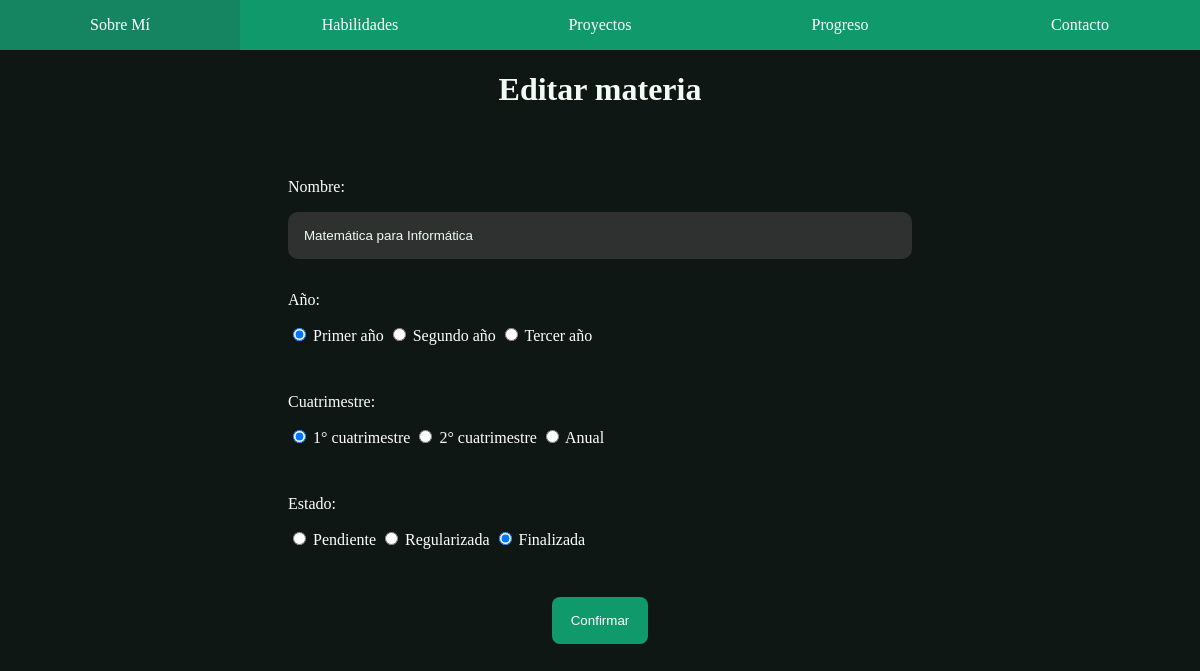
The app's page /index.php?action=edit&materia_id=2 with its own data.
### tables this page shows
CREATE TABLE IF NOT EXISTS materias(
    materia_id INT AUTO_INCREMENT PRIMARY KEY,
    nombre VARCHAR(100) NOT NULL,
    anio INT NOT NULL,
    cuatrimestre varchar(10) NOT NULL,
    estado varchar(25) NOT NULL,
    oculta BOOLEAN NOT NULL DEFAULT FALSE
);

### controllers/MateriaController.php (called while the page is built, shortened)
<?php
require_once __DIR__ . "/../config/database.php";
require_once __DIR__ . "/../models/Materia.php";
    class MateriaController {
        private $materiaModel;
        public function __construct() {
            global $conexion;
            $this->materiaModel = new Materia($conexion);
        }
        public function edit() {
            $id = isset($_GET["materia_id"]) ? (int)$_GET["materia_id"] : 0;
            $materia = $this->materiaModel->getById($id);
            require __DIR__ . "/../views/users/edit.php";
        }
    }
?>

### models/Materia.php (called while the page is built, shortened)
<?php
class Materia
{
    private $conexion;
    public function __construct($conexion)
    {
        $this->conexion = $conexion;
    }
    public function getById($id)
    {
        $s = $this->conexion->prepare("SELECT * FROM materias WHERE materia_id = ? AND oculta = FALSE");
        $s->bind_param("i", $id);
        $s->execute();
        return $s->get_result()->fetch_assoc();
    }
}

### views/users/edit.php (the view, shortened to what this page needs)
<?php
require __DIR__ . "/../layouts/header.php"
?>
<h1>Editar materia</h1>
<form action="index.php?action=update" method="POST" class="formMateria">
    <div class="formRow">
        <label for="name">Nombre: </label>
        <input type="text" class="textInput" name="nombre" id="name" value="<?= htmlspecialchars($materia["nombre"]) ?>">
    </div>
    <div class="formRow">
        <label>Año: </label>
        <div>
            <label>
                <input type="radio" name="anio" value="1" <?= ($materia['anio'] === 1) ? 'checked' : '' ?> required>
                Primer año
            </label>
            <label>
                <input type="radio" name="anio" value="2" <?= ($materia['anio'] === 2) ? 'checked' : '' ?>>
                Segundo año
            </label>
            <label>
                <input type="radio" name="anio" value="3" <?= ($materia['anio'] === 3) ? 'checked' : '' ?>>
                Tercer año
            </label>
        </div>
    </div>
    <div class="formRow">
        <label>Cuatrimestre: </label>
        <div>
            <label>
                <input type="radio" name="cuatrimestre" value="1" <?= ($materia['cuatrimestre'] === '1') ? 'checked' : '' ?> required>
                1° cuatrimestre
            </label>
            <label>
                <input type="radio" name="cuatrimestre" value="2" <?= ($materia['cuatrimestre'] === '2') ? 'checked' : '' ?>>
                2° cuatrimestre
            </label>
            <label>
                <input type="radio" name="cuatrimestre" value="Anual" <?= ($materia['cuatrimestre'] === 'Anual') ? 'checked' : '' ?>>
                Anual
            </label>
        </div>
    </div>
    <div class="formRow">
        <label>Estado: </label>
        <div>
            <label>
                <input type="radio" name="estado" value="Pendiente" <?= ($materia['estado'] === 'Pendiente') ? 'checked' : '' ?> required>
                Pendiente
            </label>
            <label>
                <input type="radio" name="estado" value="Regularizada" <?= ($materia['estado'] === 'Regularizada') ? 'checked' : '' ?>>
                Regularizada
            </label>
            <label>
                <input type="radio" name="estado" value="Finalizada" <?= ($materia['estado'] === 'Finalizada') ? 'checked' : '' ?>>
                Finalizada
            </label>
        </div>
    </div>
    <div class="center">
        <button type="submit" class="submitBtn">Confirmar</button>
    </div>
</form>
<?php require __DIR__ . "/../layouts/footer.php" ?>

### public/css/index.css (style rules this page uses)
:root { --color-fondo: #0f1715; --bg-card: #2f3130; --accent: #109a6c; --primary-text: #f0fdf4; --secondary-text: #9ca3af; --borders: #588371; }
html { scroll-behavior: smooth; }
* { box-sizing: border-box; color: white; }
body { margin: 0; background-color: var(--color-fondo); }
button { cursor: pointer; color: black; }
h1 { color: var(--primary-text); }
h1, .flexContainer, .navLink, .center, .skillsContainer, h2 { display: flex; justify-content: center; }

### public/css/form.css (style rules this page uses)
label { display: inline-block; margin-bottom: 1rem; }
.textInput { display: block; width: 100%; padding: 1rem; background-color: var(--bg-card); color: var(--primary-text); border: none; border-radius: 10px; }
.formMateria { margin: 0 auto; max-width: 60vw; padding: 3rem; border-radius: 16px; }
.formRow { margin-bottom: 2rem; }
.submitBtn { padding: 1rem 1.2rem; background-color: var(--accent); border-radius: 8px; border: none; color: white; }

### records on screen
materias: nombre "Matemática para Informática", anio "☑ Primer año", anio "☐ Segundo año", anio "☐ Tercer año", cuatrimestre "☑ 1° cuatrimestre", cuatrimestre "☐ 2° cuatrimestre", cuatrimestre "☐ Anual", estado "☐ Pendiente", estado "☐ Regularizada", estado "☑ Finalizada"
